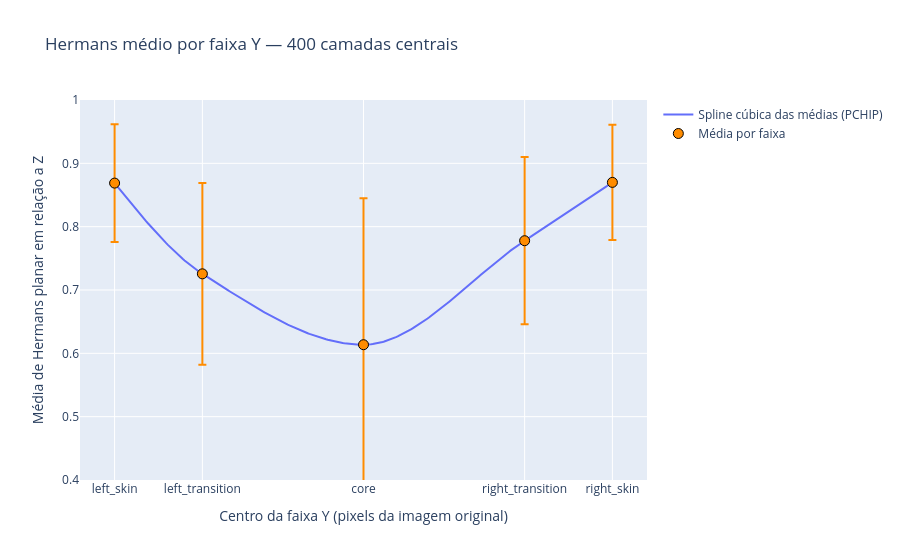

This figure's notebook cell:
### Markdown cell above
## 6. Média de Hermans nas 400 camadas centrais

Processamos 400 planos YZ consecutivos centrados no eixo **X**. Cada camada é binarizada (Otsu da camada), aberta e segmentada **por completo** com os parâmetros da seção 2; depois as fibras são distribuídas nas faixas proporcionais de Y pelo centróide Y e medimos Hermans planar em relação a **Z** para cada faixa (NaN se a faixa não tiver fibras naquela camada, ignorado na média). A média por faixa é a média aritmética dos 400 parâmetros calculados, **sem ponderar pelo número de fibras**. O processamento pode demorar; o TIFF é mapeado em memória para ler somente a camada corrente. A curva no gráfico é uma interpolação dos cinco valores médios, não uma medição contínua.

### Code cell
from tqdm.auto import tqdm

n_camadas_centrais = 400
volume = tifffile.memmap(root / 'data' / 'PPGF40.tif')
if volume.ndim != 3 or volume.shape[0] != slice_yz.shape[0] or volume.shape[1] < y_fim:
    raise ValueError('As dimensões do TIFF mudaram desde a leitura do slice central.')
if not isinstance(n_camadas_centrais, int) or isinstance(n_camadas_centrais, bool) or not 1 <= n_camadas_centrais <= volume.shape[2]:
    raise ValueError(f'n_camadas_centrais deve ser um inteiro entre 1 e {volume.shape[2]}.')
x_inicio = (volume.shape[2] - n_camadas_centrais) // 2
x_fim = x_inicio + n_camadas_centrais
print(f'Analisando X=[{x_inicio}, {x_fim}) ({n_camadas_centrais} camadas YZ).')

resultados_camadas = []
for x in tqdm(range(x_inicio, x_fim), desc='Camadas YZ'):
    camada = volume[:, y_inicio:y_fim, x]
    binaria, _ = binarize_volume_otsu(camada)
    _, esqueletos_camada = segment_fibers_2d(binary_opening(binaria), **parametros_segmentacao)
    orientacoes_camada, _ = medir_orientacoes_z(esqueletos_camada, f'X={x}', y_offset=y_inicio)
    for resultado in hermans_por_faixa(orientacoes_camada)[0]:
        resultados_camadas.append({'x': x, 'regiao': resultado['regiao'],
                                   'n_fibras': resultado['n_fibras'],
                                   'hermans_z': resultado['hermans_z']})
del volume

resultados_camadas = pd.DataFrame(resultados_camadas)
medias_faixas = resultados_camadas.groupby('regiao', sort=False).agg(
    media_hermans_z=('hermans_z', 'mean'),
    desvio_padrao=('hermans_z', 'std'),
    n_camadas=('x', 'nunique'),
    n_camadas_com_fibras=('hermans_z', 'count'),
    n_fibras_total=('n_fibras', 'sum'),
).reindex(y_intervals)
if (medias_faixas['n_camadas'] != n_camadas_centrais).any():
    raise ValueError('Nem todas as faixas têm uma medida por camada.')
display(medias_faixas)

centros_faixas = np.array([(inicio + fim) / 2 for inicio, fim in y_intervals.values()])
spline_media = PchipInterpolator(centros_faixas, medias_faixas['media_hermans_z'].to_numpy())
y_suave = np.linspace(centros_faixas[0], centros_faixas[-1], 300)
fig = go.Figure()
fig.add_trace(
    go.Scatter(
        x=y_suave, y=spline_media(y_suave), mode='lines', name='Spline cúbica das médias (PCHIP)'
    )
)
fig.add_trace(
    go.Scatter(
        x=centros_faixas,
        y=medias_faixas['media_hermans_z'],
        mode='markers',
        name='Média por faixa',
        text=list(y_intervals),
        error_y={
            'type': 'data',
            'array': medias_faixas['desvio_padrao'],
            'visible': True,
        },
        marker={
            'size': 10,
            'color': 'darkorange',
            'line': {'color': 'black', 'width': 1},
        },
    )
)
fig.update_layout(
    title=f'Hermans médio por faixa Y — {n_camadas_centrais} camadas centrais',
    xaxis={
        'title': 'Centro da faixa Y (pixels da imagem original)',
        'tickmode': 'array',
        'tickvals': centros_faixas,
        'ticktext': list(y_intervals),
    },
    yaxis={
        'title': 'Média de Hermans planar em relação a Z',
        'range': [0.4, 1],
    },
)

fig.show()

### Figure 1 — Plotly figure (JSON) as saved in the notebook; plotly's stock layout.template omitted (floating-point values rounded to 4 significant figures; data arrays with more than 128 entries replaced by an {"elided": "..."} marker saying what was removed)
{"data": [{"mode": "lines", "name": "Spline cúbica das médias (PCHIP)", "type": "scatter", "x": {"elided": "300 float values"}, "y": {"elided": "300 float values"}}, {"error_y": {"array": [0.09292, 0.1434, 0.2313, 0.1321, 0.09103], "type": "data", "visible": true}, "marker": {"color": "darkorange", "line": {"color": "black", "width": 1}, "size": 10}, "mode": "markers", "name": "Média por faixa", "text": ["left_skin", "left_transition", "core", "right_transition", "right_skin"], "type": "scatter", "x": [200.0, 300.5, 485.0, 669.5, 770.0], "y": [0.8688, 0.7255, 0.6136, 0.7778, 0.8699]}], "layout": {"title": {"text": "Hermans médio por faixa Y — 400 camadas centrais"}, "xaxis": {"tickmode": "array", "ticktext": ["left_skin", "left_transition", "core", "right_transition", "right_skin"], "tickvals": [200.0, 300.5, 485.0, 669.5, 770.0], "title": {"text": "Centro da faixa Y (pixels da imagem original)"}}, "yaxis": {"range": [0.4, 1], "title": {"text": "Média de Hermans planar em relação a Z"}}}}
